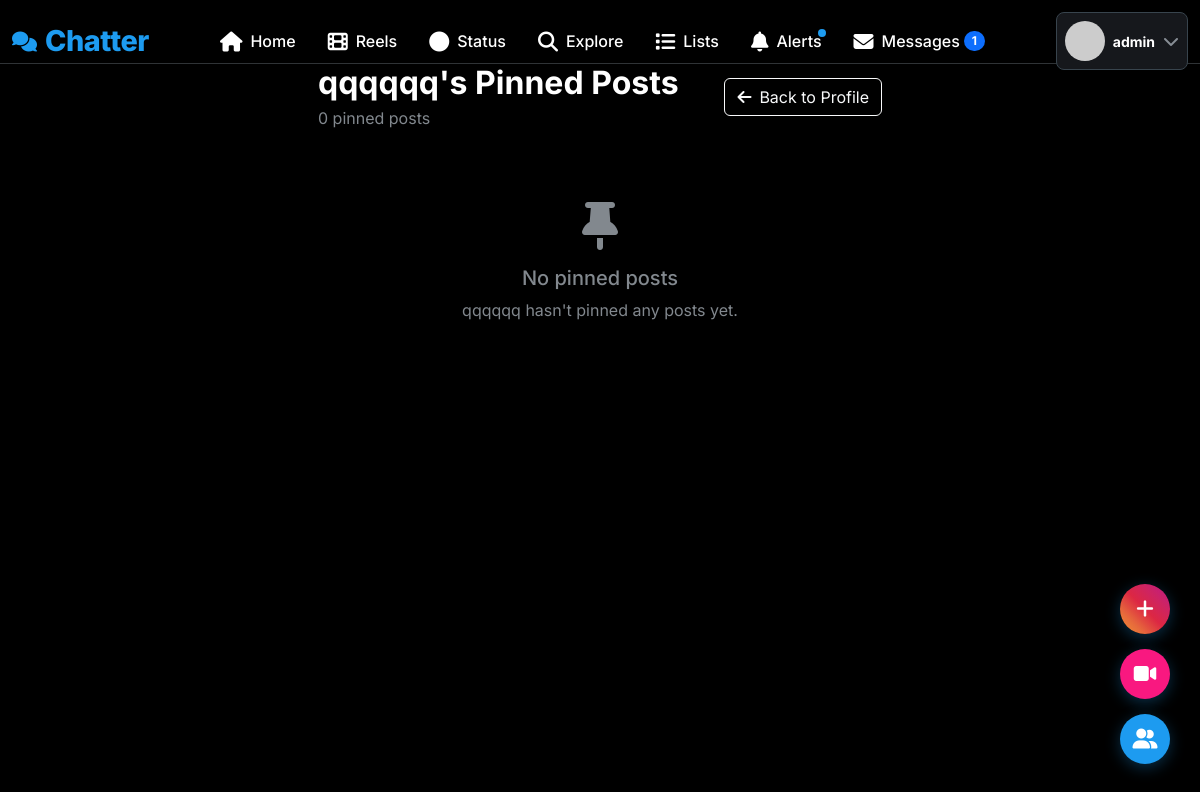
The app's page /profile/qqqqqq/pinned (signed in) with its own data.
### app.py (models this page shows, shortened)
class User(UserMixin, db.Model):
    id = db.Column(db.Integer, primary_key=True)
    username = db.Column(db.String(80), unique=True, nullable=False, index=True)
    email = db.Column(db.String(120), unique=True, nullable=False, index=True)
    password_hash = db.Column(db.String(200), nullable=False)
    bio = db.Column(db.String(500))
    location = db.Column(db.String(100))
    website = db.Column(db.String(200))
    profile_picture = db.Column(db.String(200), default='default.jpg')
    cover_picture = db.Column(db.String(200), default='default_cover.jpg')
    is_admin = db.Column(db.Boolean, default=False)
    created_at = db.Column(db.DateTime, default=datetime.utcnow)
    is_online = db.Column(db.Boolean, default=False)
    last_seen = db.Column(db.DateTime, default=datetime.utcnow)
    is_verified = db.Column(db.Boolean, default=False)
    posts = db.relationship('Post', backref='author', lazy='dynamic', cascade='all, delete-orphan')
    likes = db.relationship('Like', backref='user', lazy='dynamic', cascade='all, delete-orphan')
    comments = db.relationship('Comment', backref='author', lazy='dynamic', cascade='all, delete-orphan')
    notifications = db.relationship('Notification', backref='user', lazy='dynamic', cascade='all, delete-orphan')
    sent_messages = db.relationship('Message', foreign_keys='Message.sender_id', backref='sender', lazy='dynamic')
    received_messages = db.relationship('Message', foreign_keys='Message.receiver_id', backref='receiver', lazy='dynamic')
    bookmarks = db.relationship('Bookmark', backref='user', lazy='dynamic', cascade='all, delete-orphan')
    reports_made = db.relationship('Report', foreign_keys='Report.reporter_id', backref='reporter', lazy='dynamic')
    reports_received = db.relationship('Report', foreign_keys='Report.reported_id', backref='reported', lazy='dynamic')
    pinned_posts = db.relationship('PinnedPost', backref='user', lazy='dynamic', cascade='all, delete-orphan')
    created_lists = db.relationship('UserList', backref='creator', lazy='dynamic', cascade='all, delete-orphan')
    list_subscriptions = db.relationship('ListSubscriber', backref='subscriber', lazy='dynamic', cascade='all, delete-orphan')
    list_memberships = db.relationship('ListMember', backref='member', lazy='dynamic', cascade='all, delete-orphan')
    reels = db.relationship('Reel', backref='user', lazy='dynamic', cascade='all, delete-orphan')
    reel_likes = db.relationship('ReelLike', backref='liker', lazy='dynamic', cascade='all, delete-orphan')
    reel_comments = db.relationship('ReelComment', backref='author', lazy='dynamic', cascade='all, delete-orphan')
    reel_views = db.relationship('ReelView', backref='viewer', lazy='dynamic', cascade='all, delete-orphan')
    statuses = db.relationship('Status', backref='user', lazy='dynamic', cascade='all, delete-orphan')
    status_views = db.relationship('StatusView', backref='viewer', lazy='dynamic', cascade='all, delete-orphan')
    followed = db.relationship(
        'User', secondary=followers,
        primaryjoin=(followers.c.follower_id == id),
        secondaryjoin=(followers.c.followed_id == id),
        backref=db.backref('followers', lazy='dynamic'), lazy='dynamic')
    blocked = db.relationship(
        'User', secondary=blocked_users,
        primaryjoin=(blocked_users.c.blocker_id == id),
        secondaryjoin=(blocked_users.c.blocked_id == id),
        backref=db.backref('blocked_by', lazy='dynamic'), lazy='dynamic')
    def has_blocked(self, user):
        return self.blocked.filter(blocked_users.c.blocked_id == user.id).count() > 0
    def can_interact_with(self, user):
        return not self.has_blocked(user) and not user.has_blocked(self)
    def get_unread_message_count(self):
        return Message.query.filter_by(receiver_id=self.id, is_read=False).count()
    def get_unread_notification_count(self):
        return Notification.query.filter_by(user_id=self.id, is_read=False).count()

### app.py (the view)
@app.route('/profile/<username>/pinned')
@login_required
def pinned_posts(username):
    user = User.query.filter_by(username=username).first_or_404()
    if not current_user.can_interact_with(user):
        flash('You cannot view this profile.', 'danger')
        return redirect(url_for('feed'))
    pinned_posts_data = PinnedPost.query.filter_by(user_id=user.id).order_by(
        PinnedPost.pinned_at.desc()
    ).all()
    pinned_posts = [pinned.post for pinned in pinned_posts_data if not pinned.post.is_deleted]
    return render_template('pinned_posts.html',
                         user=user,
                         posts=pinned_posts,
                         title=f"{user.username}'s Pinned Posts")

### app.py (called while the page is built)
@app.before_request
def update_last_seen():
    if current_user.is_authenticated:
        current_user.last_seen = datetime.utcnow()
        if current_user.is_online and (datetime.utcnow() - current_user.last_seen).seconds > 300:
            current_user.is_online = False
        db.session.commit()

@app.before_request
def check_blocked():
    if current_user.is_authenticated:
        pass

@login_manager.user_loader
def load_user(user_id):
    return User.query.get(int(user_id))

@app.before_request
def update_last_seen():
    if current_user.is_authenticated:
        current_user.last_seen = datetime.utcnow()
        if current_user.is_online and (datetime.utcnow() - current_user.last_seen).seconds > 300:
            current_user.is_online = False
        db.session.commit()

@app.before_request
def cleanup_expired_statuses():
    Status.query.filter(Status.expires_at < datetime.utcnow()).delete(synchronize_session=False)
    db.session.commit()

### templates/pinned_posts.html (shortened to what this page needs)
{% extends "base.html" %}
{% block content %}
<div class="container-fluid">
    <div class="row">
        <div class="col-lg-6 mx-auto">
            <div class="d-flex justify-content-between align-items-center mb-4">
                <div>
                    <h2 class="fw-bold mb-1">{{ title }}</h2>
                    <p class="text-muted mb-0">{{ posts|length }} pinned posts</p>
                </div>
                <a href="{{ url_for('profile', username=user.username) }}" class="btn btn-outline-light">
                    <i class="fas fa-arrow-left me-2"></i>Back to Profile
                </a>
            </div>
            {% if posts %}
                {% for post in posts %}
                <div class="glass-effect rounded-3 mb-3" style="border: 2px solid var(--primary-color); position: relative;">
                    <div class="position-absolute" style="top: 10px; right: 10px;">
                        <span class="badge" style="background: var(--primary-color);">
                            <i class="fas fa-thumbtack me-1"></i>Pinned
                        </span>
                    </div>
                    <div class="p-3">
                        {% include 'components/post_card.html' %}
                    </div>
                </div>
                {% endfor %}
            {% else %}
                <div class="text-center py-5">
                    <i class="fas fa-thumbtack fa-3x text-muted mb-3"></i>
                    <h5 class="text-muted">No pinned posts</h5>
                    <p class="text-muted">
                        {% if current_user.id == user.id %}
                        Pin important posts to your profile by clicking the three dots menu on any of your posts.
                        {% else %}
                        {{ user.username }} hasn't pinned any posts yet.
                        {% endif %}
                    </p>
                </div>
            {% endif %}
        </div>
    </div>
</div>
{% endblock %}

### templates/base.html (shortened to what this page needs)
<!DOCTYPE html>
<html lang="en" data-bs-theme="dark">
<head>
    <link href="https://cdn.jsdelivr.net/npm/bootstrap@5.3.0/dist/css/bootstrap.min.css" rel="stylesheet">
    <link href="https://cdnjs.cloudflare.com/ajax/libs/font-awesome/6.4.0/css/all.min.css" rel="stylesheet">
</head>
<body>
    <nav class="top-nav">
        <div class="container-fluid">
            <div class="row align-items-center">
                <div class="col">
                    <div class="d-flex align-items-center justify-content-between">
                        <a href="{{ url_for('feed') if current_user.is_authenticated else url_for('login') }}" class="text-decoration-none">
                            <div class="d-flex align-items-center">
                                <i class="fas fa-comments fa-lg me-2" style="color: var(--primary-color);"></i>
                                <span class="logo">Chatter</span>
                            </div>
                        </a>
                        {% if current_user.is_authenticated %}
                        <div class="d-none d-md-flex align-items-center">
                            <a class="nav-link {% if request.endpoint == 'feed' %}active{% endif %}" href="{{ url_for('feed') }}">
                                <i class="fas fa-home fa-lg me-2"></i>
                                <span>Home</span>
                            </a>
                            <a class="nav-link {% if request.endpoint == 'reels_feed' %}active{% endif %}" href="{{ url_for('reels_feed') }}">
                                <i class="fas fa-film fa-lg me-2"></i>
                                <span>Reels</span>
                            </a>
                            <a class="nav-link {% if request.endpoint == 'status_feed' %}active{% endif %}" href="{{ url_for('status_feed') }}">
                                <i class="fas fa-circle fa-lg me-2"></i>
                                <span>Status</span>
                            </a>
                            <a class="nav-link {% if request.endpoint == 'search' %}active{% endif %}" href="{{ url_for('search') }}">
                                <i class="fas fa-search fa-lg me-2"></i>
                                <span>Explore</span>
                            </a>
                            <a class="nav-link {% if request.endpoint == 'lists' %}active{% endif %}" href="{{ url_for('lists') }}">
                                <i class="fas fa-list fa-lg me-2"></i>
                                <span>Lists</span>
                            </a>
                            <a class="nav-link {% if request.endpoint == 'notifications' %}active{% endif %}" href="{{ url_for('notifications') }}">
                                <i class="fas fa-bell fa-lg me-2"></i>
                                <span>Alerts</span>
                                {% if current_user.get_unread_notification_count() > 0 %}
                                    <span class="notification-dot"></span>
                                {% endif %}
                            </a>
                            <a class="nav-link {% if request.endpoint == 'messages' %}active{% endif %}" href="{{ url_for('messages') }}">
                                <i class="fas fa-envelope fa-lg me-2"></i>
                                <span>Messages</span>
                                {% if current_user.get_unread_message_count() > 0 %}
                                    <span class="badge bg-primary rounded-pill ms-1">{{ current_user.get_unread_message_count() }}</span>
                                {% endif %}
                            </a>
                        </div>
                        {% endif %}
                        {% if current_user.is_authenticated %}
                        <div class="dropdown">
                            <button class="btn d-flex align-items-center text-decoration-none p-2 rounded-3 {% if current_user and has_active_status(current_user.id) %}has-status-indicator{% endif %}"
                                    style="background: var(--card-color); border: 1px solid var(--border-light); color: var(--text-primary);"
                                    type="button" data-bs-toggle="dropdown">
                                <div class="profile-with-status">
                                    <img src="{{ get_user_avatar_url(current_user) }}"
                                         class="profile-img-with-ring avatar-sm me-2">
                                </div>
                                <span class="fw-bold small">{{ current_user.username }}</span>
                                <i class="fas fa-chevron-down text-muted ms-2"></i>
                            </button>
                        </div>
                        {% else %}
                        <div class="d-flex gap-2">
                            <a href="{{ url_for('login') }}" class="btn btn-outline-primary btn-sm">Login</a>
                            <a href="{{ url_for('signup') }}" class="btn btn-primary btn-sm">Sign Up</a>
                        </div>
                        {% endif %}
                    </div>
                </div>
            </div>
        </div>
    </nav>
    <div class="main-content">
        <div class="container-fluid">
            {% block content %}{% endblock %}
        </div>
    </div>
    {% if current_user.is_authenticated %}
    <div class="bottom-right-widget">
        <button class="widget-btn create-status" onclick="createStatus()" title="Create Status">
            <i class="fas fa-plus"></i>
        </button>
        <button class="widget-btn create-reel" onclick="uploadReel()" title="Upload Reel">
            <i class="fas fa-video"></i>
        </button>
        <button class="widget-btn" onclick="toggleFollowersStatus()" title="Friends' Status">
            <i class="fas fa-user-friends"></i>
        </button>
    </div>
    {% endif %}
    <div id="toast-container" class="toast-container position-fixed top-0 end-0 p-3"></div>
</body>
</html>

### templates/base.html (style rules this page uses)
:root { --primary-color: #1d9bf0; --primary-hover: #1a8cd8; --accent-color: #f91880; --success-color: #00ba7c; --background-color: #000000; --card-color: #16181c; --card-hover: #1e2025; --text-primary: #ffffff; --text-secondary: #71767b; --text-muted: #8b98a5; --border-color: #2f3336; --border-light: #38444d; --status-gradient: linear-gradient(45deg, #f09433, #e6683c, #dc2743, #cc2366, #bc1888); }
* { margin: 0; padding: 0; box-sizing: border-box; }
body { background-color: var(--background-color); color: var(--text-primary); font-family: 'Inter', 'Segoe UI', system-ui, -apple-system, sans-serif; line-height: 1.5; font-weight: 400; padding-top: 64px; }
.main-content { min-height: 100vh; background: var(--background-color); }
.nav-link { color: var(--text-primary) !important; border-radius: 50px; padding: 12px 16px; margin: 4px 0; font-weight: 500; transition: all 0.3s cubic-bezier(0.4, 0, 0.2, 1); position: relative; border: none; background: none; display: flex; align-items: center; text-decoration: none; }
.avatar-sm { width: 40px; height: 40px; border-radius: 50%; object-fit: cover; }
.notification-dot { position: absolute; top: 12px; right: 12px; width: 8px; height: 8px; background: var(--primary-color); border-radius: 50%; }
.logo { color: var(--primary-color); font-weight: 800; font-size: 1.8rem; letter-spacing: -0.5px; }
.top-nav { background: var(--background-color); border-bottom: 1px solid var(--border-color); padding: 12px 0; position: fixed; top: 0; left: 0; right: 0; z-index: 9999; height: 64px; }
.toast-container { z-index: 9999; }
.container-fluid { position: relative; z-index: 1; }
.profile-with-status { position: relative; display: inline-block; }
.profile-img-with-ring { position: relative; z-index: 3; border-radius: 50%; }
.bottom-right-widget { position: fixed; bottom: 100px; right: 30px; z-index: 9990; display: flex; flex-direction: column; align-items: flex-end; gap: 15px; }
.widget-btn { background: var(--primary-color); color: white; width: 50px; height: 50px; border-radius: 50%; display: flex; align-items: center; justify-content: center; font-size: 20px; box-shadow: 0 4px 15px rgba(29, 155, 240, 0.3); transition: all 0.3s ease; border: none; cursor: pointer; }
.widget-btn.create-status { background: var(--status-gradient); }
.widget-btn.create-reel { background: var(--accent-color); }

### records on screen
User: get_unread_message_count "1", username "admin"
User: username "qqqqqq"

### other values on screen
{{ title }} "qqqqqq's Pinned Posts"
{{ posts|length }} "0"
